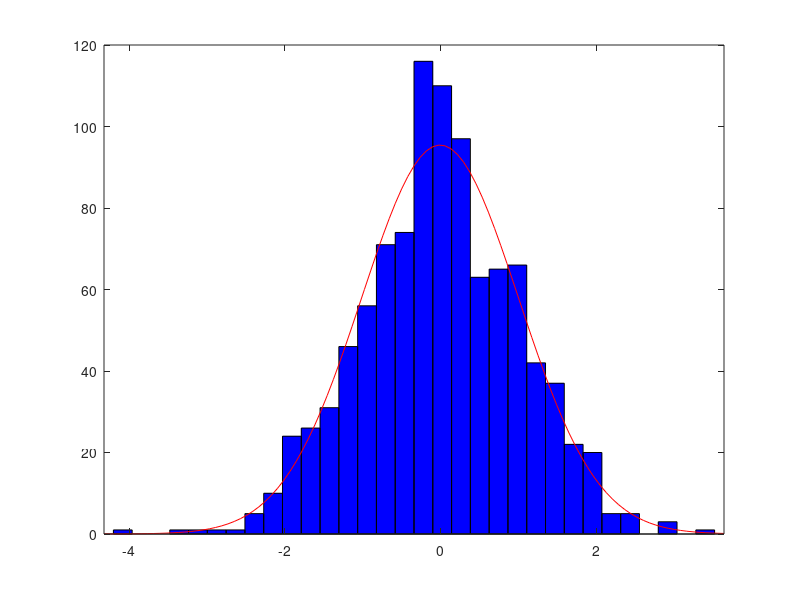
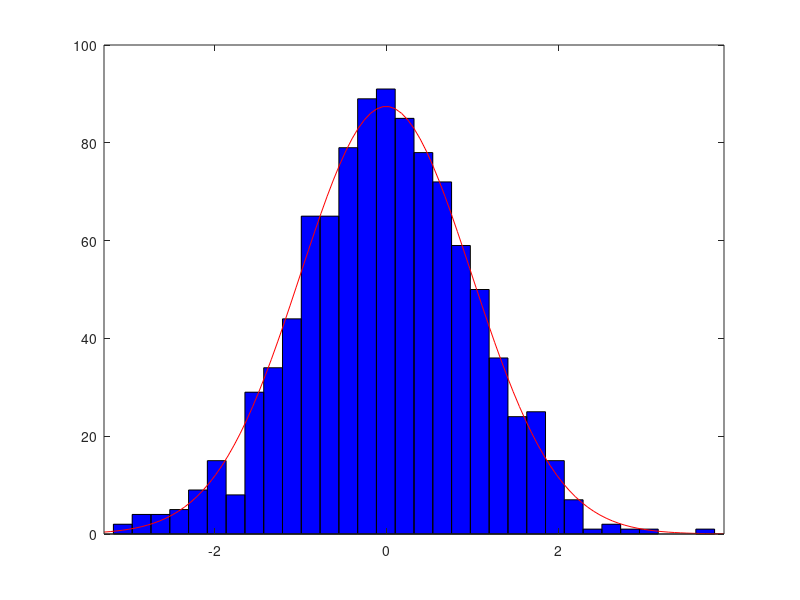
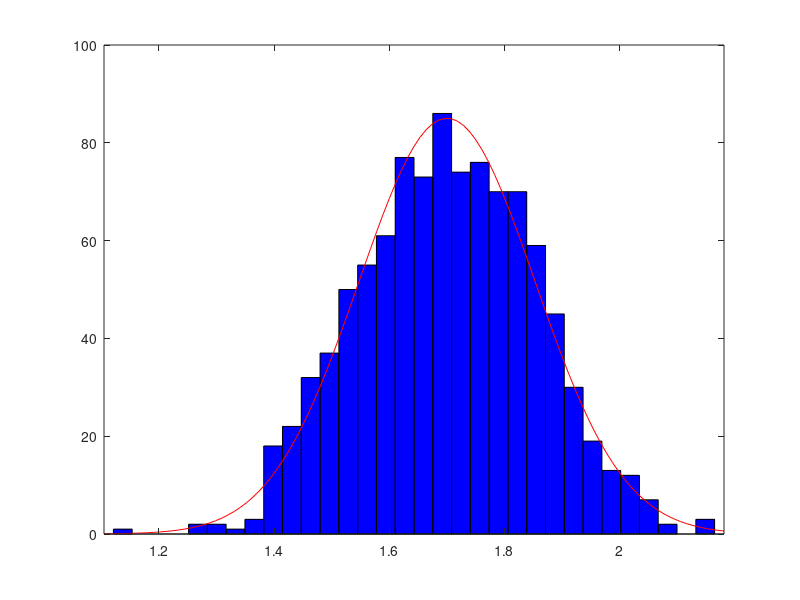
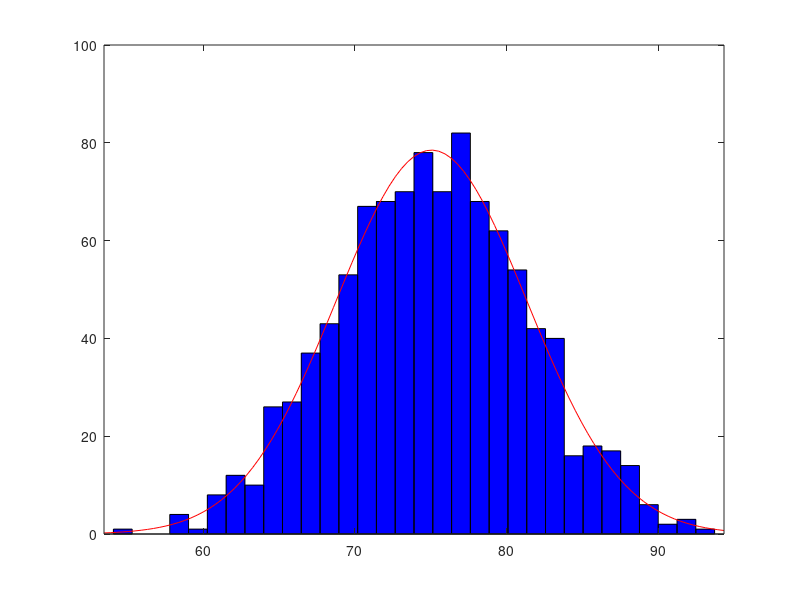

MATLAB code for these plots, in order:
%% Gaussian distribution
g1 = random('Normal', 0, 1, 1, 1000); % ('Normal' distribution, zero mean, standard derivation(variance), number of points, dimension)
g2 = randn(1,1000);
figure(1); histfit(g1);
figure(2); histfit(g2);

% example height, m
g3 = random('Normal', 1.7, sqrt(0.0225), 1, 1000);
figure(3); histfit(g3);
% example weight, kg
g4 = random('Normal', 75, sqrt(36), 1, 1000);
figure(4); histfit(g4);
% joint distribution
figure(5);
plot(g3,g4,'+');